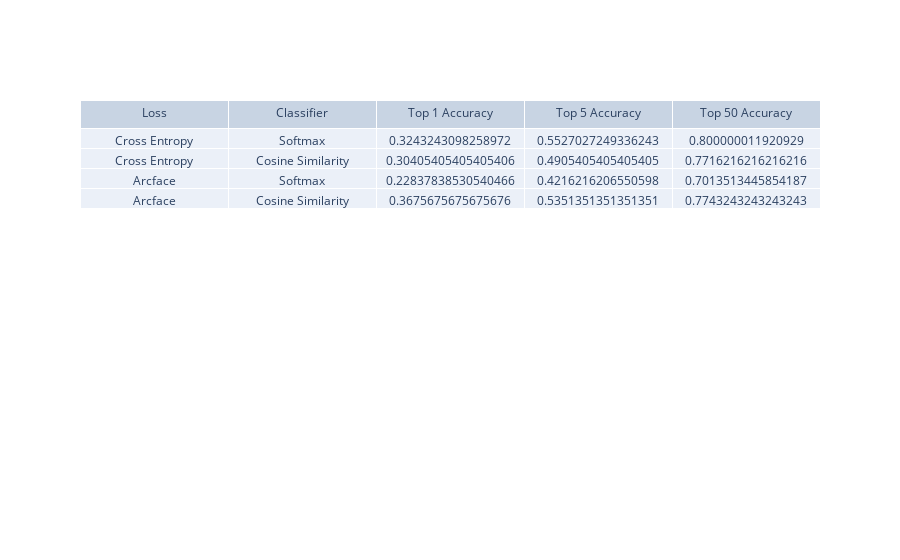

Write notebook code for a chart like this one.
### Code cell
eval_table = go.Figure(
    data=[
        go.Table(
            header={"values": ["Loss", "Classifier", "Top 1 Accuracy", "Top 5 Accuracy", "Top 50 Accuracy"]},
            cells={
                "values": [
                    ["Cross Entropy", "Cross Entropy", "Arcface", "Arcface"],
                    ["Softmax", "Cosine Similarity", "Softmax", "Cosine Similarity"],
                    [
                        softmax_cross_entropy_eval_results["top_1_accuracy"],
                        softmax_similarity_eval_results["top_1_accuracy"],
                        arcface_cross_entropy_eval_results["top_1_accuracy"],
                        arcface_similarity_eval_results["top_1_accuracy"]
                    ],
                    [
                        softmax_cross_entropy_eval_results["top_5_accuracy"],
                        softmax_similarity_eval_results["top_5_accuracy"],
                        arcface_cross_entropy_eval_results["top_5_accuracy"],
                        arcface_similarity_eval_results["top_5_accuracy"]
                    ],
                    [
                        softmax_cross_entropy_eval_results["top_50_accuracy"],
                        softmax_similarity_eval_results["top_50_accuracy"],
                        arcface_cross_entropy_eval_results["top_50_accuracy"],
                        arcface_similarity_eval_results["top_50_accuracy"]
                    ],
                ]
            }
        )
    ]
)

eval_table.show()

### Figure 1 — Plotly figure (JSON) as saved in the notebook; plotly's stock layout.template omitted (floating-point values rounded to 4 significant figures)
{"data": [{"cells": {"values": [["Cross Entropy", "Cross Entropy", "Arcface", "Arcface"], ["Softmax", "Cosine Similarity", "Softmax", "Cosine Similarity"], [0.3243, 0.3041, 0.2284, 0.3676], [0.5527, 0.4905, 0.4216, 0.5351], [0.8, 0.7716, 0.7014, 0.7743]]}, "header": {"values": ["Loss", "Classifier", "Top 1 Accuracy", "Top 5 Accuracy", "Top 50 Accuracy"]}, "type": "table"}], "layout": {}}
